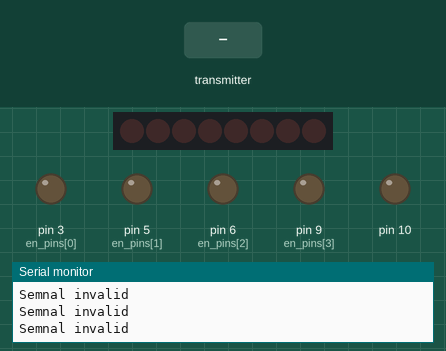
The sketch below on a simulated Arduino Uno, built with avr-gcc and run on an emulated ATmega328P. Shown: 8 shift-register outputs drawn as a row of LEDs (first output left, lit = HIGH), output pins drawn as LEDs (lit = HIGH), the last lines printed to the serial monitor. Wiring (inferred from the names in the program): shift register (74HC595): data A0; shift clock A2; latch A1. Wiring (inferred from the signals the program sends): row of LEDs: on Q0, Q1, Q2, Q3, Q4, Q5, Q6, Q7. Dashed ring = blinking. Inputs (shaded band) come from the test bench. No radio packets arrive unless stated; pins used as bus, display or sensor lines are not drawn.

Above: at 1.2 s.
1.3 s: the transmitter starts sending var.0 = 0
At 1.48 s:
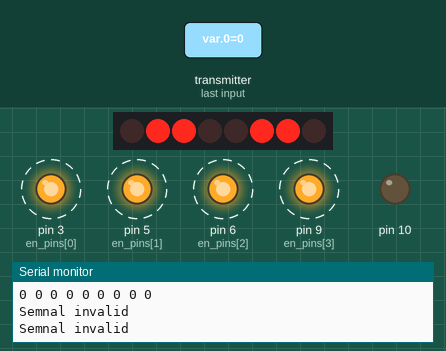
4.3 s: the transmitter starts sending var.0 = 256
7.3 s: the transmitter starts sending var.0 = 1023
At 10.18 s:
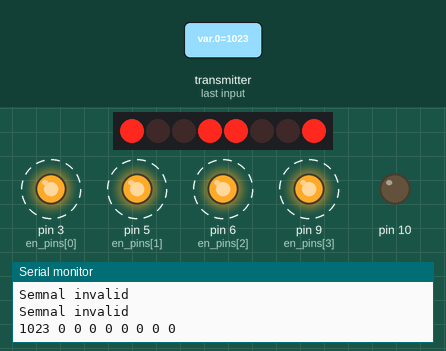
10.3 s: the transmitter starts sending var.2 = 1023
At 10.51 s:
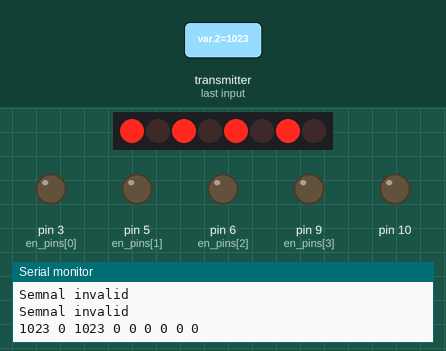
13.3 s: the transmitter starts sending var.1 = 512
At 13.52 s:
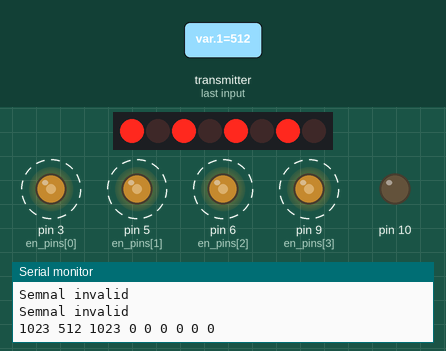
16.3 s: the transmitter starts sending var.3 = 0
Timing chart, 0 to 20.3 s (numbered marks = the images above; inputs shaded):
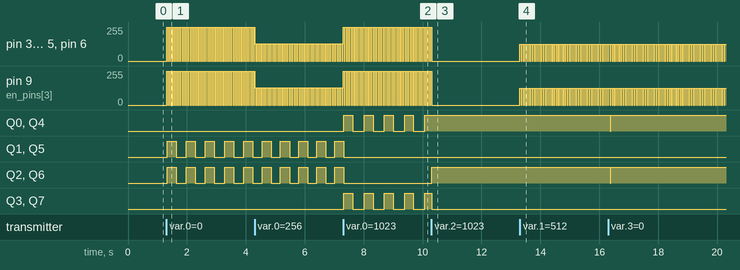

The sketch:

masina.ino
```cpp
#include <SPI.h>
#include <nRF24L01.h>
#include <RF24.h>

RF24 radio(7, 8); // CE, CSN
const byte address[6] = "00001";
unsigned data = A0, stcp = A1, shcp = A2;
const unsigned short en_pins[] = {3, 5, 6, 9};

void setup() {
  for(int i = A0; i <= A2; i++) pinMode(i, OUTPUT);
  for(int i = 0; i < 4; i++) pinMode(i, OUTPUT);
  pinMode(10, OUTPUT);
  digitalWrite(10, LOW);
  Serial.begin(9600);
  radio.begin();
  radio.openReadingPipe(0, address);
  radio.setPALevel(RF24_PA_MIN);
  radio.startListening();
}

void loop() {
  if (radio.available()) {
    int var[9];
    radio.read(&var, sizeof(var));
    if(var[8]) tone(2, 800);
    else noTone(2);
    digitalWrite(10, var[7]);
    if(var[2] && !var[4]) forward(var[1]);
    else if(var[4] && !var[2]) backward(var[1]);
    else if(var[3] && !var[5]) right(var[1]);
    else if(var[5] && !var[3]) left(var[1]);
    else if(var[0] > 528) omni_right(var[0]);
    else if(var[0] < 524) omni_left(var[0]);
    else stop();
    for(int i = 0; i < 9; i++)
    {
      Serial.print(var[i]);
      Serial.print(" ");
    }
    Serial.println();
  }
  else {
    Serial.println("Semnal invalid");
    noTone(2);
    stop();
  }
}

void stop()
{
  for(int i = 0; i < 4; i++) analogWrite(en_pins[i], 0);
  digitalWrite(stcp, LOW);
  shiftOut(data, shcp, LSBFIRST, 0);
  digitalWrite(stcp, HIGH);
}

void forward(unsigned speed)
{
  speed = map(speed, 0, 1023, 0, 255);
  for(int i = 0; i < 4; i++) analogWrite(en_pins[i], speed);
  digitalWrite(stcp, LOW);
  shiftOut(data, shcp, MSBFIRST, 0B01010101);
  digitalWrite(stcp, HIGH);
}

void backward(unsigned speed)
{
  speed = map(speed, 0, 1023, 0, 255);
  for(int i = 0; i < 4; i++) analogWrite(en_pins[i], speed);
  digitalWrite(stcp, LOW);
  shiftOut(data, shcp, LSBFIRST, 0B01010101);
  digitalWrite(stcp, HIGH);
}

void left(unsigned speed)
{
  speed = map(speed, 0, 1023, 0, 255);
  for(int i = 0; i < 4; i++) analogWrite(en_pins[i], speed);
  digitalWrite(stcp, LOW);
  shiftOut(data, shcp, LSBFIRST, 0B10100101);
  digitalWrite(stcp, HIGH);
}

void right(unsigned speed)
{
  speed = map(speed, 0, 1023, 0, 255);
  for(int i = 0; i < 4; i++) analogWrite(en_pins[i], speed);
  digitalWrite(stcp, LOW);
  shiftOut(data, shcp, LSBFIRST, 0B01011010);
  digitalWrite(stcp, HIGH);
}

void omni_left(unsigned speed)
{
  speed = map(speed, 524, 0, 0, 255);
  for(int i = 0; i < 4; i++) analogWrite(en_pins[i], speed);
  digitalWrite(stcp, LOW);
  shiftOut(data, shcp, MSBFIRST, 0B01100110);
  digitalWrite(stcp, HIGH);
}

void omni_right(unsigned speed)
{
  speed = map(speed, 526, 1023, 0, 255);
  for(int i = 0; i < 4; i++) analogWrite(en_pins[i], speed);
  digitalWrite(stcp, LOW);
  shiftOut(data, shcp, MSBFIRST, 0B10011001);
  digitalWrite(stcp, HIGH);
}
```

Measured:
- after the input at 1.3 s, pin 3 (en_pins[0]), pin 5 (en_pins[1]), pin 6 (en_pins[2]), pin 9 (en_pins[3]): alternates 255/255 for 0.04 s and 0/255 for 0.02 s, starting at once; Q1, Q2, Q5, Q6: alternates HIGH for 0.30 s and LOW for 0.35 s, starting at once
- after the input at 10.3 s, pin 3 (en_pins[0]), pin 5 (en_pins[1]), pin 6 (en_pins[2]), pin 9 (en_pins[3]): goes on until 10.3 s, then stays 0/255
- after the input at 13.3 s, pin 3 (en_pins[0]), pin 5 (en_pins[1]), pin 6 (en_pins[2]), pin 9 (en_pins[3]): alternates 127/255 for 0.04 s and 0/255 for 0.02 s, starting at once
